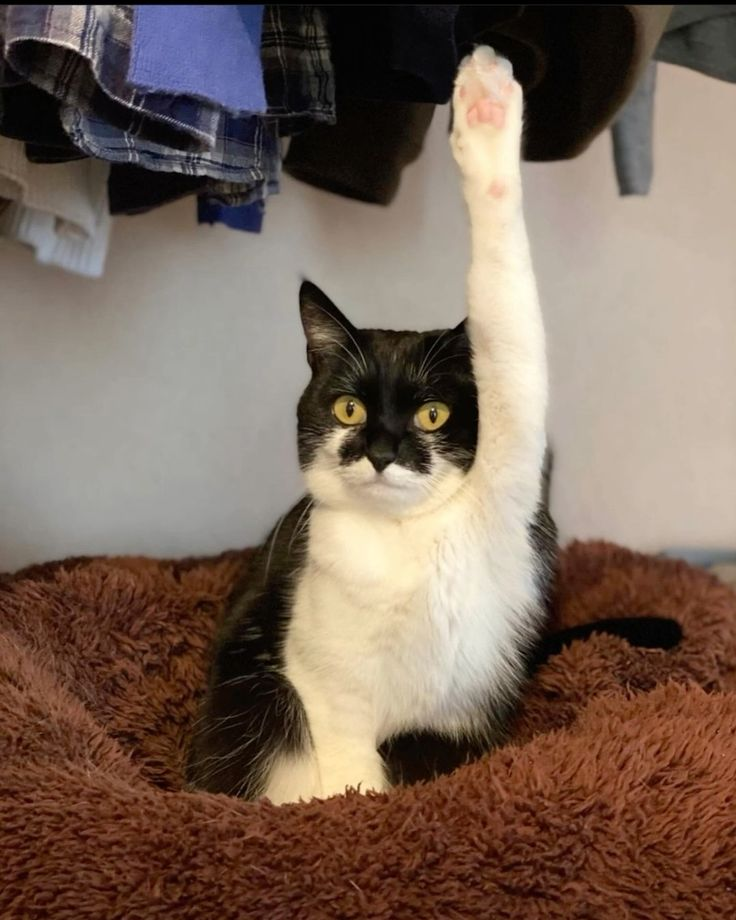
#> input picture lab01/quangtuan/anh.jpg, 736 x 920 px
$ jupyter execute bai_tap_buoi_1.ipynb   (shell and % lines are left out)
#> lines starting #> are read from the running program, lines starting #| are printed output that depends on the picture; after the words box and inside, x2 and y2 are one past the last pixel; in counts of white or black regions, pixels touching at a corner belong together; long printed decimals are rounded
# Bài Tập Về Nhà — Buổi 1: Bản Chất Ảnh Số

**Họ và tên:** _(điền tên)_
**Ngày nộp:** _(điền ngày)_

---

**Hướng dẫn:**
- Mỗi bài đều có phần `# TODO:` — đó là chỗ bạn cần tự viết code
- Không được dùng code từ buổi học copy vào — tự gõ lại để nhớ
- Chạy từng cell theo thứ tự, đọc kỹ yêu cầu trước khi code
- Nộp file `.ipynb` đã chạy đầy đủ (có output hiển thị)

| Bài | Nội dung | Điểm |
|-----|----------|------|
| 1 | Import thư viện & đọc ảnh | 1 |
| 2 | Khám phá thông tin ảnh | 2 |
| 3 | Truy cập và chỉnh sửa pixel | 2 |
| 4 | Cắt và lật ảnh | 2 |
| 5 | Tách kênh màu | 1 |
| 6 | Tự viết hàm chuyển Grayscale | 2 |
| **Tổng** | | **10** |

---
## Bài 1 — Import thư viện & đọc ảnh (1 điểm)

Không dùng gợi ý, tự nhớ lại tên các thư viện và cách import đúng.

[cell 1]
# TODO: Import 3 thư viện cần thiết cho khóa học
# Gợi ý: một thư viện xử lý ảnh, một thư viện tính toán ma trận, một thư viện vẽ đồ thị

import numpy as np
import matplotlib.pyplot as plt
import cv2


# TODO: Đọc ảnh từ file vào biến tên `img`
# Dùng ảnh bất kỳ trên máy bạn, đặt vào cùng thư mục với notebook này

img = cv2.imread("anh.jpg")
#> img is the input picture: shape (920, 736, 3); mean B, G, R 90.3, 103.1, 122.1

# TODO: Kiểm tra xem ảnh đọc thành công chưa.
# Nếu đọc thất bại, OpenCV trả về giá trị gì? In ra để kiểm tra.

print(img)
#> (printed output is left out)
# Nếu đọc thành công, print sẽ trả về ma trận ảnh, nếu không thành công sẽ trả về None

---
## Bài 2 — Khám phá thông tin ảnh (2 điểm)

Sau khi đọc được ảnh, nhiệm vụ đầu tiên của một CV engineer là hiểu mình đang làm việc với dữ liệu như thế nào.

[cell 2]
# TODO: In ra các thông tin sau của biến `img`:
# 1. Shape (kích thước)
# 2. Dtype (kiểu dữ liệu)
# 3. Chiều cao và chiều rộng (tách riêng từ shape, không được gõ cứng số)
# 4. Số kênh màu
# 5. Tổng số pixel trong ảnh (tính bằng phép nhân, không dùng hàm)

[cell 3]
# Kích thước
img.shape
#> Out = (920, 736, 3)

[cell 4]
# Dtype
img.dtype

[cell 5]
# Chiều dài
img.shape[0]
#> Out = 920

[cell 6]
# Chiều rộng
img.shape[1]
#> Out = 736

[cell 7]
# Số kênh màu
img.shape[2]
#> Out = 3

[cell 8]
# Tổng số pixel
img.shape[0] * img.shape[1]
#> Out = 677120

[cell 9]
# TODO: Hiển thị ảnh bằng matplotlib
# Lưu ý: OpenCV đọc ảnh theo thứ tự kênh màu BGR, matplotlib hiển thị theo RGB
# Nếu bạn không xử lý điều này, màu sắc sẽ bị sai — hãy tự tìm cách fix

new_img = cv2.cvtColor(img, cv2.COLOR_BGR2RGB)
plt.imshow(new_img)
# TODO: Sau khi hiển thị đúng, thêm tiêu đề cho ảnh và tắt trục tọa độ
plt.axis("off")
plt.title("Con mèo giơ tay như Hitler")

[cell 10]
# TODO: Tính giá trị trung bình (mean) của TOÀN BỘ ảnh
# Sau đó tính mean riêng cho từng kênh B, G, R
# In kết quả rõ ràng, làm tròn 2 chữ số thập phân

mean_all = cv2.mean(img)[:3]
#> mean_all = (90.26, 103.1, 122.1)
mean_b = mean_all[0]
#> mean_b = 90.26
mean_g = mean_all[1]
#> mean_g = 103.1
mean_r = mean_all[2]
#> mean_r = 122.1

img_arr = np.array(img)
mean = np.mean(img_arr)
#> mean = 105.1
print(mean, mean_b, mean_g, mean_r, sep="\n")
#| 105.129
#| 90.264
#| 103.057
#| 122.066

# Câu hỏi: Nhìn vào 3 giá trị mean của 3 kênh, bạn đoán ảnh này có màu chủ đạo là gì?
# Trả lời: Màu trắng

mean_img = np.zeros((300, 300, 3), dtype = np.float32)
mean_img[:, :] = [mean_b, mean_g, mean_r]
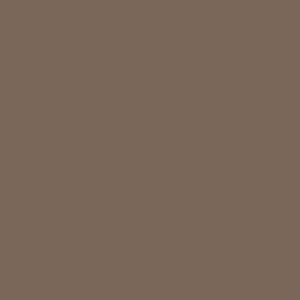
#> mean_img: shape (300, 300, 3) float32; mean of channels 0, 1, 2 90.4, 103, 122; drawn as B, G, R
plt.imshow(mean_img)

---
## Bài 3 — Truy cập và chỉnh sửa pixel (2 điểm)

Ảnh là một ma trận số — bạn có thể đọc và ghi từng giá trị như với NumPy array bình thường.

[cell 11]
# TODO: Đọc giá trị pixel tại vị trí hàng 100, cột 200
# In ra giá trị của từng kênh riêng biệt (B, G, R)

pb = img[100, 200, 0]
#> pb = 65
pg = img[100, 200, 1]
#> pg = 47
pr = img[100, 200, 2]
#> pr = 46
print(pb, pg, pr, sep="\n")
#| 65
#| 47
#| 46
# TODO: Đọc giá trị pixel ở ĐÚNG TRUNG TÂM của ảnh
# Không được gõ cứng tọa độ — phải tính từ shape

h = img.shape[0]
#> h = 920
w = img.shape[1]
#> w = 736

pc = img[h // 2, w // 2]
#> pc = [113, 142, 157]
print(pc, sep="\n")
#| [113 142 157]
# TODO: So sánh: pixel ở góc trên trái và pixel ở góc dưới phải có khác nhau không?
# In ra cả hai để so sánh
top_left = img[0,0]
#> top_left = [2, 0, 0]
bottom_right = img[h - 1, w - 1]
#> bottom_right = [11, 31, 79]

print(top_left, "and", bottom_right)
#| [2 0 0] and [11 31 79]

[cell 12]
# TODO: Vẽ một hình chữ nhật màu trắng lên ảnh bằng cách gán giá trị pixel trực tiếp
# Vùng cần tô trắng: từ hàng 50 đến 150, từ cột 50 đến 250
# KHÔNG dùng cv2.rectangle — chỉ dùng array slicing và gán giá trị
# Gợi ý: màu trắng trong ảnh RGB có giá trị pixel là bao nhiêu?

img_copy = img.copy()   # làm việc trên bản sao để không hỏng ảnh gốc

img_copy[50:150, 50:250] = (255,255,255)
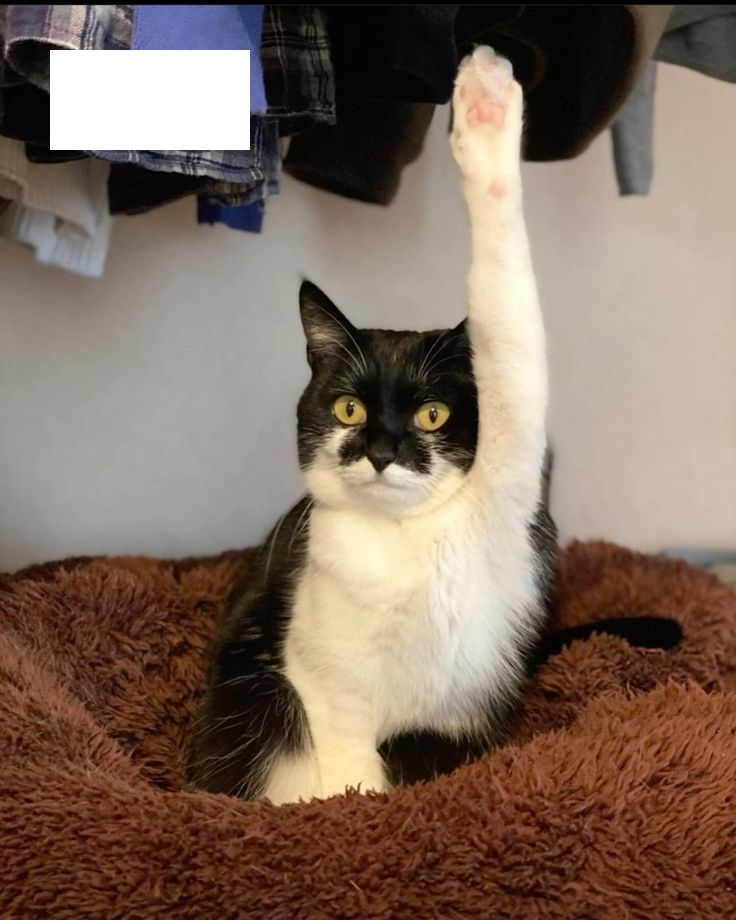
#> img_copy: shape (920, 736, 3); 2.95% of pixels changed, all inside (x1, y1, x2, y2) = (50, 50, 250, 150)


# TODO: Hiển thị ảnh trước và sau khi vẽ cạnh nhau để thấy sự khác biệt

[cell 13]
fig, axes = plt.subplots(1,2,figsize=(12,6))

axes[0].imshow(cv2.cvtColor(img, cv2.COLOR_BGR2RGB))
axes[0].axis("off")

axes[1].imshow(cv2.cvtColor(img_copy, cv2.COLOR_BGR2RGB))
axes[1].axis("off")

---
## Bài 4 — Cắt và lật ảnh (2 điểm)

[cell 14]
# TODO: Cắt phần NỬA TRÊN của ảnh và lưu vào biến `nua_tren`
# Cắt phần NỬA DƯỚI vào biến `nua_duoi`
# Không được gõ cứng số — phải tính từ shape

nua_tren = img[:h//2,:]
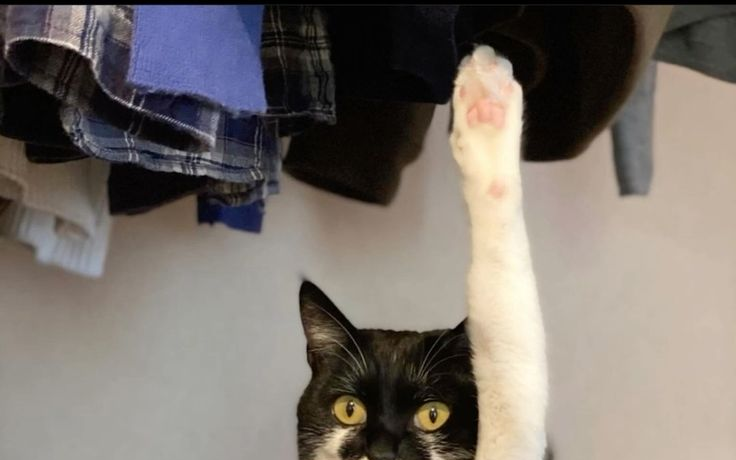
#> nua_tren: shape (460, 736, 3); mean B, G, R 107.6, 113.7, 121
nua_duoi = img[h//2:, :]
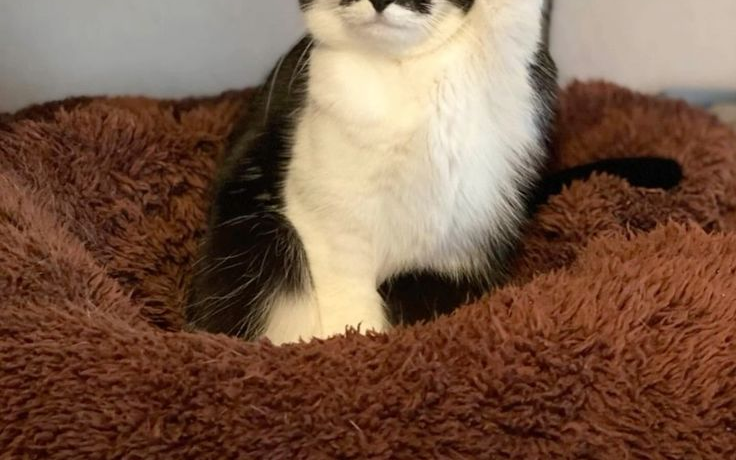
#> nua_duoi: shape (460, 736, 3); mean B, G, R 72.9, 92.4, 123.1
# TODO: Hiển thị cả 3 (ảnh gốc, nửa trên, nửa dưới) trên cùng một figure
# Đặt tiêu đề cho từng ảnh

fig, axes = plt.subplots(1, 3, figsize=(12,6))

axes[0].imshow(cv2.cvtColor(img, cv2.COLOR_BGR2RGB))
axes[0].axis("off")
axes[0].set_title("Ảnh gốc")

axes[1].imshow(cv2.cvtColor(nua_tren, cv2.COLOR_BGR2RGB))
axes[1].axis("off")
axes[1].set_title("Ảnh nửa trên")

axes[2].imshow(cv2.cvtColor(nua_duoi, cv2.COLOR_BGR2RGB))
axes[2].axis("off")
axes[2].set_title("Ảnh nửa dưới")
plt.show()

[cell 15]
# TODO: Lật ảnh gốc theo 3 cách và hiển thị cạnh nhau:
# - Lật ngang (mirror)
# - Lật dọc (upside down)
# - Lật cả hai chiều
# Chỉ dùng NumPy slicing, không dùng cv2.flip

mirror = img[:, ::-1]
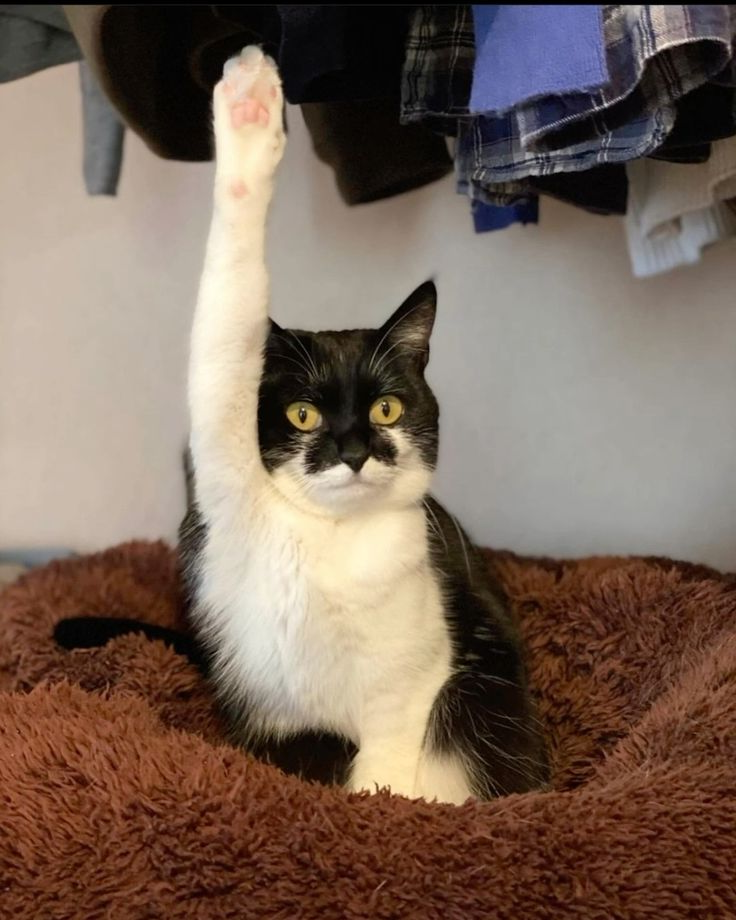
#> mirror: shape (920, 736, 3); mean B, G, R 90.3, 103.1, 122.1
upside_down = img[::-1, :]
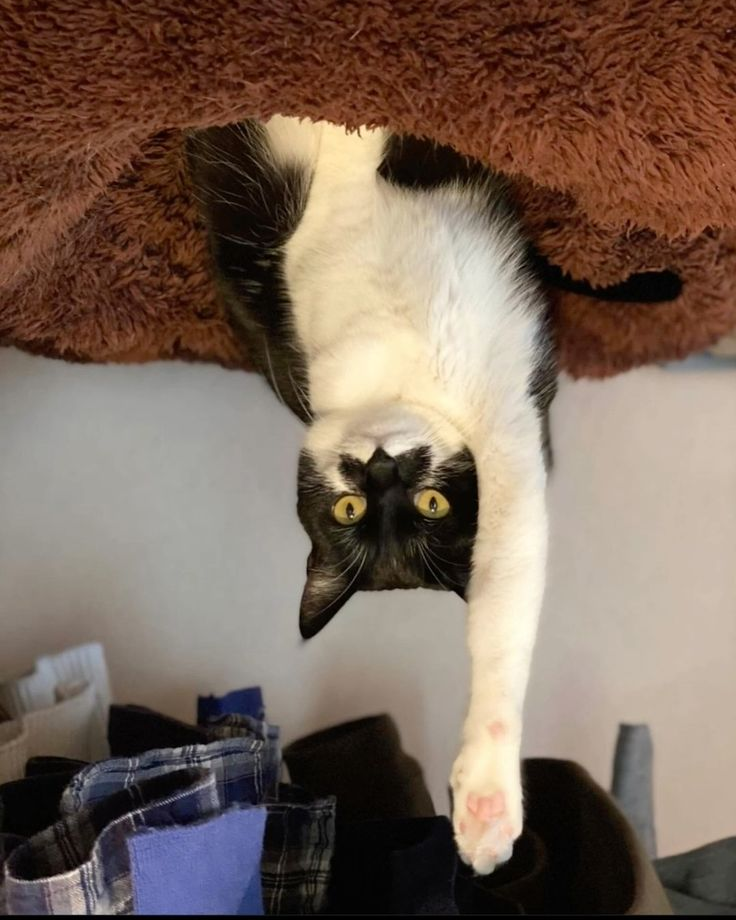
#> upside_down: shape (920, 736, 3); mean B, G, R 90.3, 103.1, 122.1
two_side = img[::-1, ::-1]
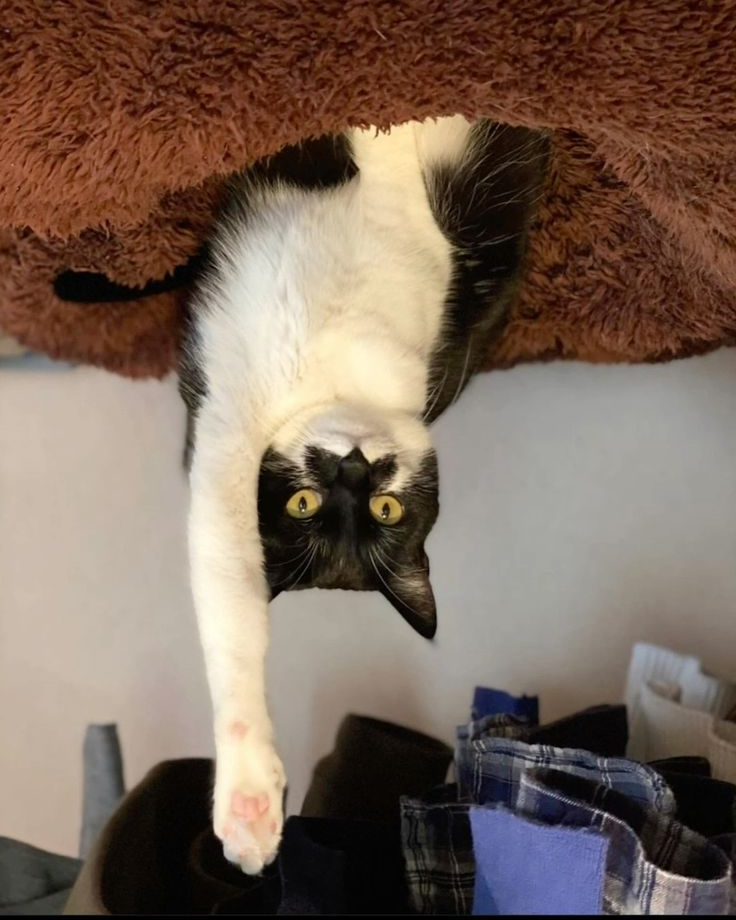
#> two_side: shape (920, 736, 3); mean B, G, R 90.3, 103.1, 122.1

fig, axes = plt.subplots(1, 3, figsize=(12,6))

axes[0].imshow(cv2.cvtColor(mirror, cv2.COLOR_BGR2RGB))
axes[0].axis("off")

axes[1].imshow(cv2.cvtColor(upside_down, cv2.COLOR_BGR2RGB))
axes[1].axis("off")

axes[2].imshow(cv2.cvtColor(two_side, cv2.COLOR_BGR2RGB))
axes[2].axis("off")

plt.show()

[cell 16]
# BÀI TẬP KHÓ HƠN:
# TODO: Cắt góc trên bên phải của ảnh (1/4 diện tích)
# Dán vùng đó vào góc dưới bên trái của ảnh (ghi đè lên)
# Hiển thị kết quả
# Gợi ý: cần copy cẩn thận để không bị reference cùng một vùng nhớ

img_copy2 = img.copy()

sliced = img_copy2[:h//2, w//2:w]
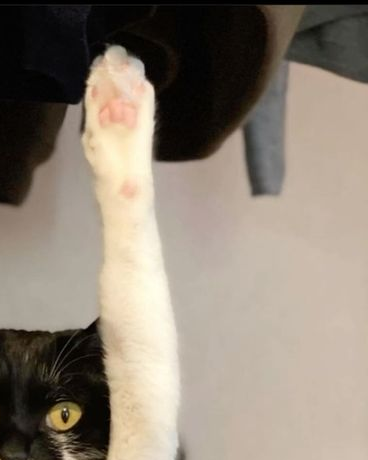
#> sliced: shape (460, 368, 3); mean B, G, R 116.7, 129.8, 140.8

img_copy2[h//2:h, :w//2] = sliced

plt.imshow(cv2.cvtColor(img_copy2, cv2.COLOR_BGR2RGB))
plt.axis("off")

---
## Bài 5 — Tách kênh màu (1 điểm)

[cell 17]
# TODO: Tách ảnh thành 3 kênh B, G, R riêng biệt
# Có ít nhất 2 cách để làm điều này — thử cả hai:
# Cách 1: dùng hàm của OpenCV
# Cách 2: dùng NumPy indexing
print(img.shape)
#| (920, 736, 3)
# Cách 1:
blue, green, red = cv2.split(img)
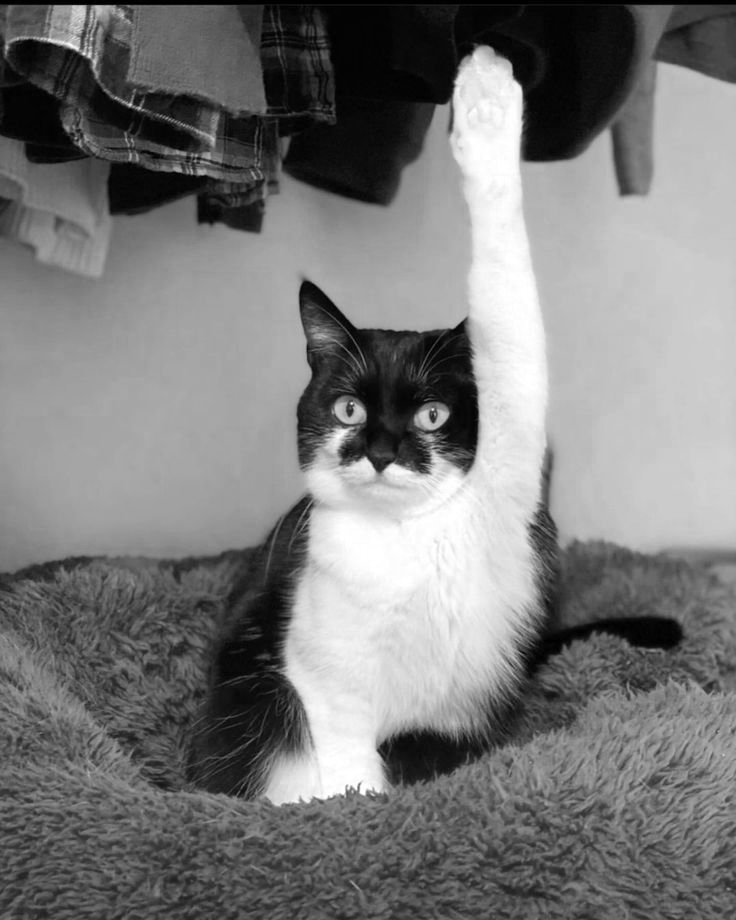
#> red: shape (920, 736); min 0, max 255, mean 122.1
print(blue.shape, green.shape, red.shape, sep=", ")
#| (920, 736), (920, 736), (920, 736)

# Cách 2:

np_blue = img[:,:,0]
np_green = img[:,:,1]
np_red = img[:,:,2]
print(np_blue.shape, np_green.shape, np_red.shape, sep=", ")
#| (920, 736), (920, 736), (920, 736)

# TODO: Kiểm tra shape của từng kênh sau khi tách — có gì thay đổi so với ảnh gốc không?

# Trả lời: Không khác

[cell 18]
# TODO: Hiển thị 4 ảnh trên cùng một hàng:
# ảnh gốc | kênh R (dùng colormap Reds) | kênh G (Greens) | kênh B (Blues)
# Thêm tiêu đề và giá trị mean vào tiêu đề mỗi kênh


fig, axes = plt.subplots(1, 4, figsize=(12,6))

axes[0].imshow(cv2.cvtColor(img, cv2.COLOR_BGR2RGB))
axes[0].axis("off")
axes[0].set_title(mean)

axes[1].imshow(cv2.cvtColor(blue, cv2.COLOR_BGR2RGB))
axes[1].axis("off")
axes[1].set_title(mean_b)

axes[2].imshow(cv2.cvtColor(green, cv2.COLOR_BGR2RGB))
axes[2].axis("off")
axes[2].set_title(mean_g)

axes[3].imshow(cv2.cvtColor(red, cv2.COLOR_BGR2RGB))
axes[3].axis("off")
axes[3].set_title(mean_r)
plt.show()
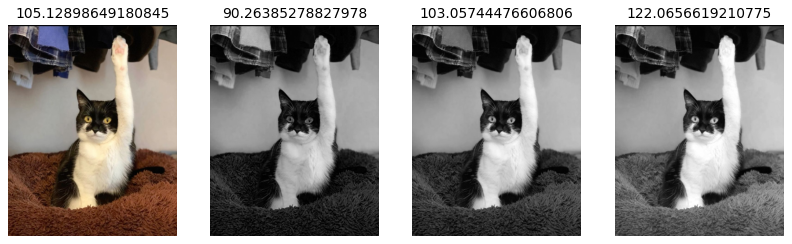
#> figure drawn by matplotlib, 4 panels

# Câu hỏi: Kênh nào trông sáng nhất? Kênh nào tối nhất? Giải thích tại sao.
# Trả lời: Kênh sáng nhất: red. Kênh tối nhất: blue. Khi nhìn vào mean ta sẽ hiểu được rõ ràng. Mean của red là cao nhất nên sáng nhất, của blue thấp nhất nên tối nhất

---
## Bài 6 — Tự viết hàm chuyển Grayscale (2 điểm)

Đây là bài quan trọng nhất. Bạn sẽ tự cài đặt lại chức năng mà OpenCV đã có sẵn — để hiểu nó thực sự làm gì.

[cell 19]
# TODO: Viết hàm `chuyen_grayscale(img)` nhận vào ảnh BGR và trả về ảnh grayscale
# Yêu cầu:
# - Tự tính theo công thức: Gray = 0.299*R + 0.587*G + 0.114*B
# - KHÔNG dùng cv2.cvtColor
# - Output phải có dtype uint8 và shape (H, W) — không phải (H, W, 1)
# - Xử lý đúng thứ tự kênh (nhớ OpenCV đọc BGR không phải RGB)

def chuyen_grayscale(img):
    """
    Chuyển ảnh màu BGR sang grayscale.

    Args:
        img: numpy array shape (H, W, 3), dtype uint8, thứ tự kênh BGR
    Returns:
        numpy array shape (H, W), dtype uint8
    """
    gray = np.dot(img[..., :3], [0.114, 0.587, 0.299])
    gray = gray.astype(np.uint8)

    return gray

[cell 20]
# TODO: Kiểm tra hàm bạn vừa viết
# 1. Gọi hàm với ảnh gốc, lưu vào `gray_tu_viet`
# 2. Dùng cv2.cvtColor để tạo `gray_opencv` (đây là kết quả chuẩn)
# 3. Tính sai lệch tuyệt đối trung bình giữa 2 kết quả
# Nếu hàm bạn viết đúng, sai lệch sẽ rất nhỏ (thường < 1.0 do làm tròn số thực)

gray_tu_viet = chuyen_grayscale(img)
gray_opencv = cv2.cvtColor(img, cv2.COLOR_BGR2GRAY)
mae = np.mean(np.abs(gray_tu_viet.astype(float) - gray_opencv.astype(float)))
#> mae = 0.486
print(f"MAE: {mae:.4f}")
#| MAE: 0.4864
# TODO: In ra shape và dtype của gray_tu_viet để xác nhận đúng format
print(f"Shape: {gray_tu_viet.shape}, Dtype: {gray_tu_viet.dtype}")
#| Shape: (920, 736), Dtype: uint8

[cell 21]
# TODO: Hiển thị 3 ảnh cạnh nhau để so sánh:
# ảnh màu gốc | grayscale tự viết | grayscale của OpenCV
# Thêm tiêu đề cho từng ảnh, dùng cmap='gray' cho 2 ảnh grayscale

fig, axes = plt.subplots(1, 3, figsize=(12,6))

axes[0].imshow(cv2.cvtColor(img, cv2.COLOR_BGR2RGB))
axes[0].axis("off")
axes[0].set_title("ảnh gốc")

axes[1].imshow(gray_tu_viet, cmap = 'gray')
axes[1].axis("off")
axes[1].set_title("gray tự viết")

axes[2].imshow(gray_opencv, cmap = 'gray')
axes[2].axis("off")
axes[2].set_title("gray OpenCV")

plt.show()

[cell 22]
# TODO: Lưu ảnh grayscale của bạn ra file tên `ket_qua_gray.jpg`
# Sau đó đọc lại file vừa lưu và kiểm tra shape có đúng không
plt.imshow(gray_tu_viet, cmap = 'gray')
plt.axis("off")
plt.savefig('ket_qua_gray.png', dpi=300, bbox_inches='tight', pad_inches=0)

new_gray = cv2.imread("ket_qua_gray.png")
#> new_gray: shape (1108, 887, 3); min 0, max 255, mean 108
print(new_gray.shape, gray_tu_viet.shape, sep=", ")
#| (1108, 887, 3), (920, 736)
# Câu hỏi: Khi bạn lưu ảnh grayscale rồi đọc lại, shape có thể bị thay đổi không?
# Thử in ra và giải thích kết quả bạn thấy.
# Trả lời: Có thay đổi, do sử dụng plt để lưu ảnh nó sẽ thay đổi dpi (cụ thể ở đây là 300) nên sẽ bị ép độ phân giải khiến shape to hơn. Còn khi sử dụng OpenCV để lưu ảnh thì sẽ không bị thay đổi shape và Channel
